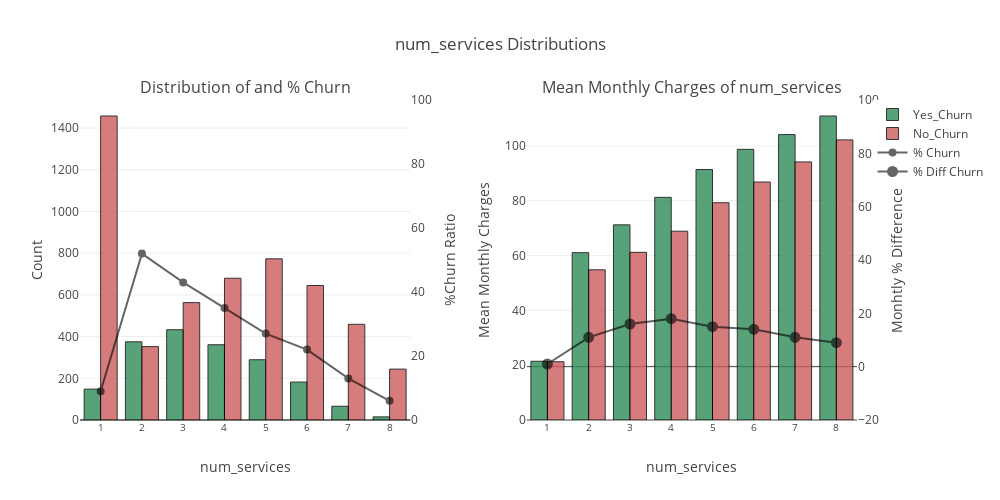

Notebook code for this chart:
### Code cell
binary_ploting_distributions(df_train, 'num_services')

### Figure 1 — Plotly figure (JSON) as saved in the notebook; plotly's stock layout.template omitted (floating-point values rounded to 4 significant figures)
{"data": [{"marker": {"color": "seagreen", "line": {"color": "#000000", "width": 1}}, "name": "Yes_Churn", "opacity": 0.8, "type": "bar", "uid": "db562428-5c08-45f8-986e-c06c0a8d7130", "x": [1, 2, 3, 4, 5, 6, 7, 8], "xaxis": "x", "y": [148, 375, 433, 361, 289, 182, 66, 15], "yaxis": "y"}, {"marker": {"color": "indianred", "line": {"color": "#000000", "width": 1}}, "name": "No_Churn", "opacity": 0.8, "type": "bar", "uid": "1c9e5b9f-0ea7-4aca-9506-b7fad5aadba9", "x": [1, 2, 3, 4, 5, 6, 7, 8], "xaxis": "x", "y": [1458, 352, 563, 680, 773, 645, 459, 244], "yaxis": "y"}, {"marker": {"color": "black", "line": {"color": "#000000", "width": 2}}, "name": "% Churn", "opacity": 0.6, "type": "scatter", "uid": "feb699f0-ca80-4aef-ba6f-131fb3ba1038", "x": [1, 2, 3, 4, 5, 6, 7, 8], "xaxis": "x", "y": [9.0, 52.0, 43.0, 35.0, 27.0, 22.0, 13.0, 6.0], "yaxis": "y3"}, {"marker": {"color": "seagreen", "line": {"color": "#000000", "width": 1}}, "name": "Mean Charge Churn", "opacity": 0.8, "showlegend": false, "type": "bar", "uid": "56cb42c2-6a69-480a-80d5-90d75ff71e1b", "x": [1, 2, 3, 4, 5, 6, 7, 8], "xaxis": "x2", "y": [21.42, 61.05, 71.19, 81.23, 91.39, 98.75, 104.1, 110.9], "yaxis": "y2"}, {"marker": {"color": "indianred", "line": {"color": "#000000", "width": 1}}, "name": "Mean Charge NoChurn", "opacity": 0.8, "showlegend": false, "type": "bar", "uid": "0f214117-0e85-443e-9595-958fca8aaffe", "x": [1, 2, 3, 4, 5, 6, 7, 8], "xaxis": "x2", "y": [21.25, 54.79, 61.17, 68.88, 79.27, 86.82, 94.15, 102.2], "yaxis": "y2"}, {"marker": {"color": "black", "line": {"color": "#000000", "width": 5}}, "name": "% Diff Churn", "opacity": 0.6, "type": "scatter", "uid": "7398ec6d-146b-42b1-8e42-2c2dd699fcbf", "x": [1, 2, 3, 4, 5, 6, 7, 8], "xaxis": "x2", "y": [1.0, 11.0, 16.0, 18.0, 15.0, 14.0, 11.0, 9.0], "yaxis": "y4"}], "layout": {"annotations": [{"font": {"size": 16}, "showarrow": false, "text": "Distribution of and % Churn", "x": 0.2125, "xanchor": "center", "xref": "paper", "y": 1.0, "yanchor": "bottom", "yref": "paper"}, {"font": {"size": 16}, "showarrow": false, "text": "Mean Monthly Charges of num_services", "x": 0.7875, "xanchor": "center", "xref": "paper", "y": 1.0, "yanchor": "bottom", "yref": "paper"}], "height": 500, "title": {"text": "num_services Distributions"}, "width": 1000, "xaxis": {"anchor": "y", "autorange": true, "domain": [0.0, 0.425], "tickfont": {"size": 10}, "title": {"text": "num_services"}, "type": "category"}, "xaxis2": {"anchor": "y2", "autorange": true, "domain": [0.575, 1.0], "tickfont": {"size": 10}, "title": {"text": "num_services"}, "type": "category"}, "yaxis": {"anchor": "x", "domain": [0.0, 1.0], "title": {"text": "Count"}}, "yaxis2": {"anchor": "x2", "domain": [0.0, 1.0], "title": {"text": "Mean Monthly Charges"}}, "yaxis3": {"anchor": "x", "overlaying": "y", "range": [0, 100], "showgrid": false, "side": "right", "title": {"text": "%Churn Ratio"}}, "yaxis4": {"anchor": "x2", "overlaying": "y2", "range": [-20, 100], "showgrid": false, "side": "right", "title": {"text": "Monhtly % Difference"}}}}
